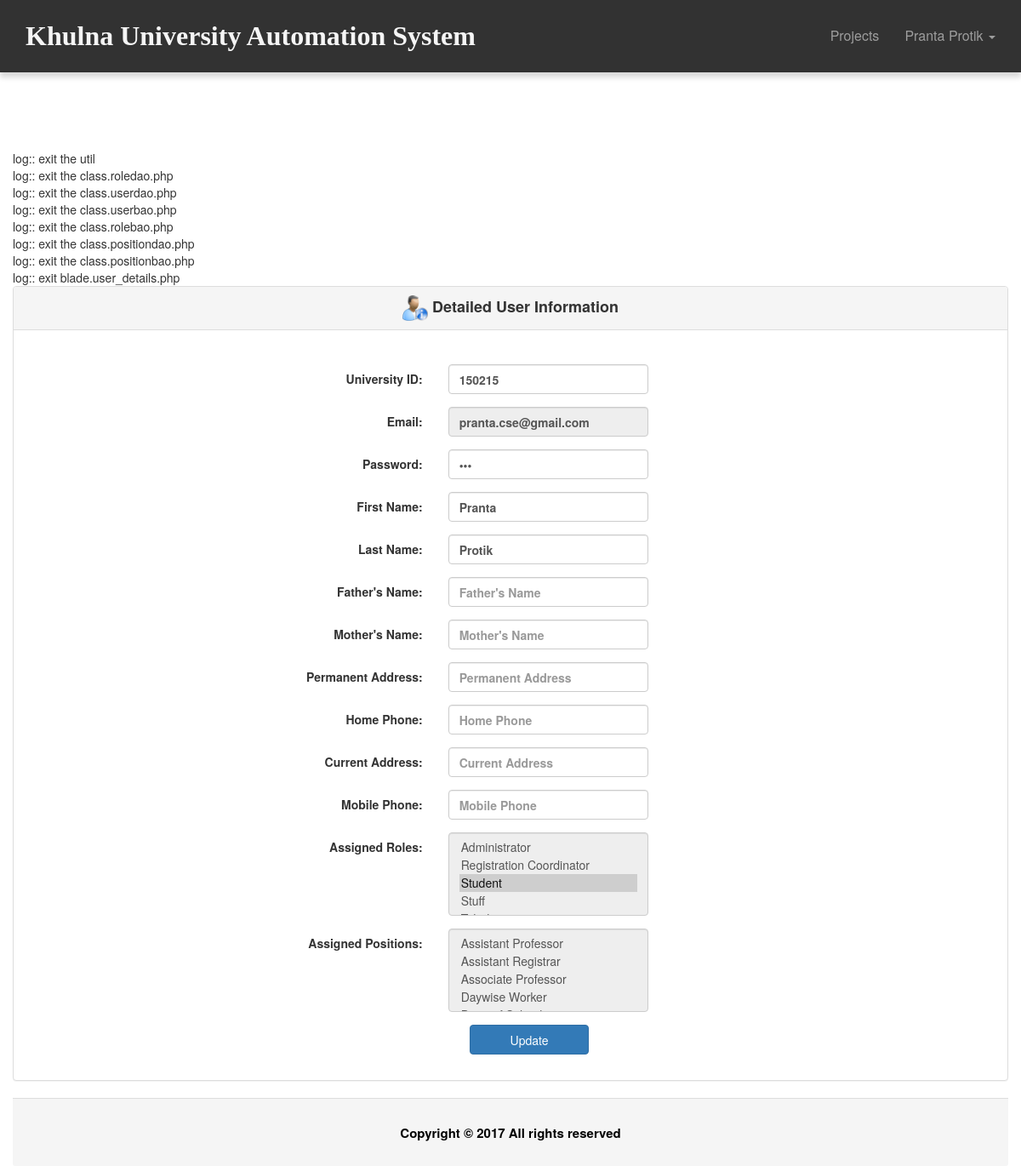
Page /user_details.php (signed in) on the committed database.
### tables this page shows
CREATE TABLE `tbl_user` (
  `ID` varchar(40) NOT NULL,
  `UniversityID` varchar(20) NOT NULL,
  `Email` varchar(50) NOT NULL,
  `Password` varchar(20) NOT NULL,
  `FirstName` varchar(50) NOT NULL,
  `LastName` varchar(50) NOT NULL,
  `Status` varchar(20) DEFAULT NULL,
  `IsLogged` smallint(1) DEFAULT NULL,
  `IsArchived` smallint(1) DEFAULT NULL,
  `IsDeleted` smallint(1) DEFAULT NULL
);

CREATE TABLE `tbl_role` (
  `ID` varchar(40) NOT NULL,
  `Name` varchar(50) NOT NULL
);

### common/class.common.user.php (called while the page is built, shortened)
<?php
class User{
    private $_ID;
    public function setID ( $ID ) {
        $this->_ID = $ID;
    }
    public function getID () {
        return $this->_ID;
    }
}
class UserDetails{
    private $_FatherName;
    private $_MotherName;
    private $_PermanentAddress;
    private $_HomePhone;
    private $_CurrentAddress;
    private $_MobilePhone;
    public function setFatherName ( $FatherName ) {
        $this->_FatherName = $FatherName;
    }
    public function getFatherName () {
        return $this->_FatherName;
    }
    public function setMotherName ( $MotherName ) {
        $this->_MotherName = $MotherName;
    }
    public function getMotherName () {
        return $this->_MotherName;
    }
    public function setPermanentAddress ( $PermanentAddress ) {
        $this->_PermanentAddress = $PermanentAddress;
    }
    public function getPermanentAddress () {
        return $this->_PermanentAddress;
    }
    public function setHomePhone( $HomePhone ) {
        $this->_HomePhone = $HomePhone;
    }
    public function getHomePhone() {
        return $this->_HomePhone;
    }
   public function setCurrentAddress ( $CurrentAddress ) {
        $this->_CurrentAddress = $CurrentAddress;
    }
    public function getCurrentAddress () {
        return $this->_CurrentAddress;
    }
    public function setMobilePhone( $MobilePhone ) {
        $this->_MobilePhone = $MobilePhone;
    }
    public function getMobilePhone() {
        return $this->_MobilePhone;
    }
}
class Role{
    private $_ID;
    private $_Name;
    public function setID ( $ID ) {
        $this->_ID = $ID;
    }
    public function getID () {
        return $this->_ID;
    }
    public function setName( $Name ) {
        $this->_Name = $Name;
    }
    public function getName() {
        return $this->_Name;
    }
}
class Position{
    private $_ID;
    public function setID ( $ID ) {
        $this->_ID = $ID;
    }
    public function getID () {
        return $this->_ID;
    }
}
?>

### common/class.common.php (called while the page is built, shortened)
<?php
include_once 'class.common.user.php';
class Result{
    private $_IsSuccess=0;
    private $_ResultObject;
    public function setIsSuccess($IsSuccess){
        $this->_IsSuccess = $IsSuccess;
    }
    public function getIsSuccess(){
        return $this->_IsSuccess;
    }
    public function setResultObject($ResultObject){
        $this->_ResultObject = $ResultObject;
    }
    public function getResultObject(){
        return $this->_ResultObject;
    }
}
?>

### modules/user/ui/view.user_details.php (the view, shortened to what this page needs)
<?php
include_once './common/class.common.php';
include_once 'blade/view.user_details.blade.php';
?>
<div class="panel panel-default">
    <div class="panel-heading " style="text-align: center;margin-bottom: 25px;font-size: large">
        <strong><img src="./resources/img/userInfo.png" alt="Icon" style="height: 30px;width: 30px;">&nbsp;Detailed User Information</div>
    <div class="panel-body">
	<div id="form">
		<form method="post" class="form-horizontal">
			<div class="form-group">
              	<label class="control-label col-sm-4" for="txtUniversityID">University ID:</label>
              	<div class="col-sm-6">
              	<input type="text" name="txtUniversityID" class="form-control" placeholder="University Identity" value="<?php echo $userPositions->getUniversityID(); ?>" required/>
			  	</div>
			</div>
			<div class="form-group">
              	<label class="control-label col-sm-4" for="txtEmail">Email:</label>
              	<div class="col-sm-6">
			  	<input type="email" name="txtEmail" class="form-control" placeholder="Email Address" value="<?php echo $userPositions->getEmail(); ?>" readonly/>
			  	</div>
			</div>
			<div class="form-group">
              	<label class="control-label col-sm-4" for="txtPassword">Password:</label>
              	<div class="col-sm-6">
				<input type="password" name="txtPassword" class="form-control" placeholder="Password" value="<?php echo $userPositions->getPassword(); ?>" required/>
				</div>
			</div>
			<div class="form-group">
              	<label class="control-label col-sm-4" for="txtFirstName">First Name:</label>
              	<div class="col-sm-6">
				<input type="text" name="txtFirstName" class="form-control" placeholder="First Name" value="<?php echo $userPositions->getFirstName(); ?>" required/>
				</div>
			</div>
			<div class="form-group">
              	<label class="control-label col-sm-4" for="txtLastName">Last Name:</label>
              	<div class="col-sm-6">
				<input type="text" name="txtLastName" class="form-control" placeholder="Last Name" value="<?php echo $userPositions->getLastName(); ?>" required/>
				</div>
			</div>
			<div class="form-group">
              	<label class="control-label col-sm-4" for="txtFatherName">Father's Name:</label>
              	<div class="col-sm-6">
				<input type="text" name="txtFatherName" class="form-control" placeholder="Father's Name" value="<?php echo $userDetails->getFatherName(); ?>" required/>
				</div>
			</div>
			<div class="form-group">
              	<label class="control-label col-sm-4" for="txtMotherName">Mother's Name:</label>
              	<div class="col-sm-6">
				<input type="text" name="txtMotherName" class="form-control" placeholder="Mother's Name" value="<?php echo $userDetails->getMotherName(); ?>" required/>
				</div>
			</div>
			<div class="form-group">
              	<label class="control-label col-sm-4" for="txtPermanentAddress">Permanent Address:</label>
              	<div class="col-sm-6">
				<input type="text" name="txtPermanentAddress" class="form-control" placeholder="Permanent Address" value="<?php echo $userDetails->getPermanentAddress(); ?>" required/>
				</div>
			</div>
			<div class="form-group">
              	<label class="control-label col-sm-4" for="txtHomePhone">Home Phone:</label>
              	<div class="col-sm-6">
				<input type="text" name="txtHomePhone" class="form-control" placeholder="Home Phone" value="<?php echo $userDetails->getHomePhone(); ?>" required/>
				</div>
			</div>
			<div class="form-group">
              	<label class="control-label col-sm-4" for="txtCurrentAddress">Current Address:</label>
              	<div class="col-sm-6">
				<input type="text" name="txtCurrentAddress" class="form-control" placeholder="Current Address" value="<?php echo $userDetails->getCurrentAddress(); ?>" required/>
				</div>
			</div>
			<div class="form-group">
              	<label class="control-label col-sm-4" for="txtMobilePhone">Mobile Phone:</label>
              	<div class="col-sm-6">
				<input type="text" name="txtMobilePhone" class="form-control" placeholder="Mobile Phone" value="<?php echo $userDetails->getMobilePhone(); ?>" required/>
				</div>
			</div>
			<div class="form-group">
              	<label class="control-label col-sm-4" for="assignedRoles">Assigned Roles:</label>
              	<div class="col-sm-6">
						    <?php
						    $var = '<select name="assignedRoles[]" class="form-control" id="select-from-roles" multiple readonly>';
							$Result = $_RoleBAO->getAllRoles();
							if($Result->getIsSuccess()){
								$Roles = $Result->getResultObject();
						       for ($i=0; $i < sizeof($Roles); $i++) {
						       		$Role = $Roles[$i];
						    		$var = $var. '<option value="'.$Role->getID().'"';
						       		if(isRoleAvailable($Role,$userPositions->getRoles())) {
						          		$var = $var.' selected="selected"';
						          	}
						          	$var = $var.'>'.$Role->getName().'</option>';
								}
								$var = $var.'</select>';
							}
							echo $var;
							?>
				</div>
			</div>
			<div class="form-group">
              	<label class="control-label col-sm-4" for="assignedPositions">Assigned Positions:</label>
              	<div class="col-sm-6">
						    <?php
						    $var = '<select name="assignedPositions[]" class="form-control" id="select-from-positions" multiple readonly>';
							$Result = $_PositionBAO->getAllPositions();
							if($Result->getIsSuccess()){
								$Positions = $Result->getResultObject();
						       for ($i=0; $i < sizeof($Positions); $i++) {
						       		$Position = $Positions[$i];
						    		$var = $var. '<option value="'.$Position->getID().'"';
						          	$var = $var.'>'.$Position->getName().'</option>';
								}
								$var = $var.'</select>';
							}
							echo $var;
							?>
				</div>
			</div>
	        <div class="form-group">
              <div class="col-sm-offset-3 col-sm-7">
					<button type="submit" value="update" class="btn btn-primary" name="update">Update</button>
			   </div>
            </div>
		</form>
	</div>
	</div>
</div>

### resources/css/style.css (style rules this page uses)
#form { width:500px; margin:0px auto; text-align:center; }
#form form input { width:100%; height:35px; }
form button { width:50%; height:35px; }

### rows in the picture
tbl_user: txtUniversityID "150215", txtEmail "pranta.cse@gmail.com", txtFirstName "Pranta", txtLastName "Protik"
tbl_role: Name "Administrator / Registration Coordinator / Student ☑ / Stuff"

### other values in the picture
$globalUser->getFirstName() "Pranta"
$globalUser->getLastName() "Protik"
